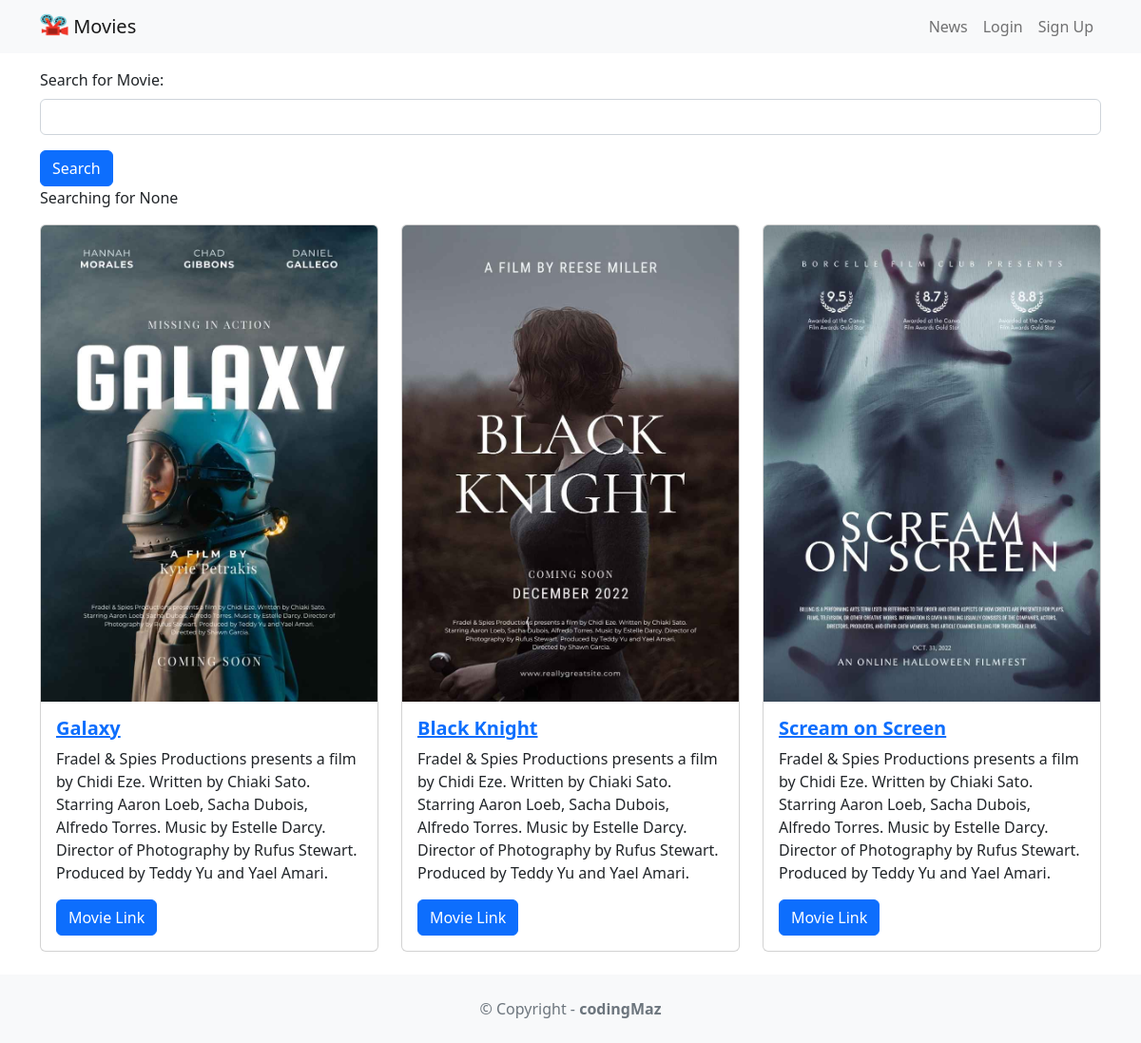
The page / on the database its author committed.
### movie/models.py (models this page shows, shortened)
class Movie(models.Model):
    title = models.CharField(max_length=100)
    description = models.CharField(max_length=250)
    image = models.ImageField(upload_to='movie/images/')
    url = models.URLField(blank=True)

### movie/views.py (the view)
# urls.py: 2. Add a URL to urlpatterns:  path('', views.home, name='home')
def home(request):
    searchTerm = request.GET.get('searchMovie')
    if searchTerm:
        movies = Movie.objects.filter(title__icontains=searchTerm)
    else:
        movies = Movie.objects.all()
    return render(request, 'home.html', {'searchTerm': searchTerm, 'movies': movies})

### movie/templates/home.html
{% extends 'base.html' %}
{% block content %}
<form action="">
    <div class="mb-3">
        <label class="form-label">Search for Movie:</label>
        <input type="text" name="searchMovie" class="form-control">
    </div>
    <button type="submit" class="btn btn-primary">Search</button>
</form>
<p>Searching for {{ searchTerm }}</p>
<div class="row row-cols-1 row-cols-md-3 g-4">
    {% for movie in movies %}
    <div v-for="movie in movies" class="col">
        <div class="card">
            <img class="card-img-top" src="{{movie.image.url }}" />
            <div class="card-body">
                <a href="{% url 'detail' movie.id %}">
                    <h5 class="card-title fw-bold">{{ movie.title}}</h5>
                </a>
                <p class="card-text">{{ movie.description}}</p>
                {% if movie.url %}
                <a href="{{ movie.url }}" class="btn btn-primary">
                    Movie Link
                </a>
                {% endif %}
            </div>
        </div>
    </div>
    {% endfor %}
</div>
{% endblock content %}

### templates/base.html (shortened to what this page needs)
<!DOCTYPE html>
<html>
<head>
    <link href="https://cdn.jsdelivr.net/npm/bootstrap@5.2.3/dist/css/bootstrap.min.css" rel="stylesheet"
>
</head>
<body>
    <nav class="navbar navbar-expand-lg navbar-light bg-light mb-3">
        <div class="container">
            <a class="navbar-brand" href="{% url 'home' %}">{% load static %}
                <img src="{% static 'images/movie.png' %}" alt="" width="30" height="24"
                    class="d-inline-block align-text-top" /> Movies</a>
            <div class="collapse navbar-collapse" id="navbarNavAltMarkup">
                <div class="navbar-nav ms-auto">
                    <a class="nav-link" href="{% url 'news' %}">News</a>
                    {% if user.is_authenticated %}
                    <a class="nav-link" href="{% url 'logoutaccount' %}">
                        Logout ({{ user.username }})
                    </a>
                    {% else %}
                    <a class="nav-link" href="{% url 'loginaccount' %}">Login</a>
                    <a class="nav-link" href="{% url 'signupaccount' %}">Sign Up</a>
                    {% endif %}
                </div>
            </div>
        </div>
    </nav>
    <div class="container">
        {% block content %}
        {% endblock content %}
    </div>
    <footer class="text-center text-lg-start bg-light text-muted mt-4">
        <div class="text-center p-4">
            © Copyright -
            <a class="text-reset fw-bold text-decoration-none" target="_blank" href="https://codingmaz.me">
                codingMaz
            </a>
        </div>
    </footer>
</body>
</html>

### rows shown on the page
Movie: image (picture), title "Galaxy", description "Fradel & Spies Productions presents a film by Chidi Eze. Written by Chiaki Sato. Starring Aaron Loeb, Sacha Dubois, Alfredo Torres. Music by Estelle Darcy. Director of Photography by Rufus Stewart. Produced by Teddy Yu and Yael Amari."
Movie: image (picture), title "Black Knight", description "Fradel & Spies Productions presents a film by Chidi Eze. Written by Chiaki Sato. Starring Aaron Loeb, Sacha Dubois, Alfredo Torres. Music by Estelle Darcy. Director of Photography by Rufus Stewart. Produced by Teddy Yu and Yael Amari."
Movie: image (picture), title "Scream on Screen", description "Fradel & Spies Productions presents a film by Chidi Eze. Written by Chiaki Sato. Starring Aaron Loeb, Sacha Dubois, Alfredo Torres. Music by Estelle Darcy. Director of Photography by Rufus Stewart. Produced by Teddy Yu and Yael Amari."

### other values the page prints
{{ searchTerm }} "None"
